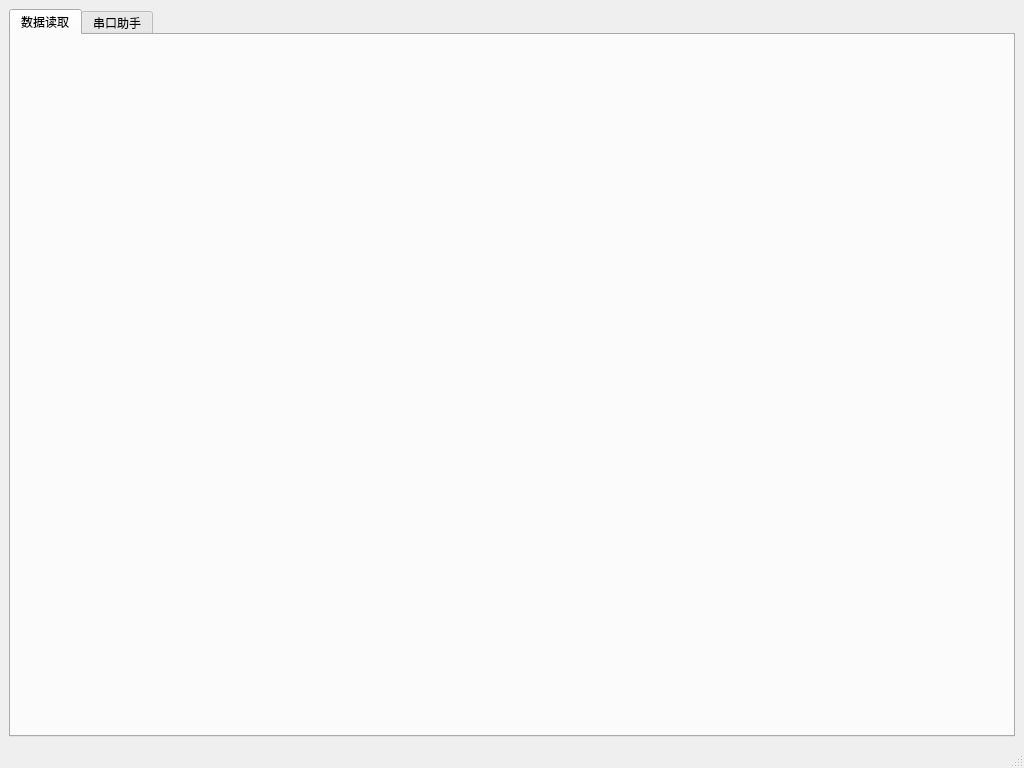
<?xml version="1.0" encoding="UTF-8"?>
<ui version="4.0">
 <class>MainWindow</class>
 <widget class="QMainWindow" name="MainWindow">
  <property name="geometry">
   <rect>
    <x>0</x>
    <y>0</y>
    <width>1024</width>
    <height>768</height>
   </rect>
  </property>
  <property name="sizePolicy">
   <sizepolicy hsizetype="Expanding" vsizetype="Expanding">
    <horstretch>0</horstretch>
    <verstretch>0</verstretch>
   </sizepolicy>
  </property>
  <property name="windowTitle">
   <string>ESP32 Data Analysis Tool Beta V1.1</string>
  </property>
  <property name="toolButtonStyle">
   <enum>Qt::ToolButtonIconOnly</enum>
  </property>
  <widget class="QWidget" name="centralwidget">
   <property name="sizePolicy">
    <sizepolicy hsizetype="Expanding" vsizetype="Expanding">
     <horstretch>0</horstretch>
     <verstretch>0</verstretch>
    </sizepolicy>
   </property>
   <layout class="QGridLayout" name="gridLayout">
    <item row="0" column="0">
     <widget class="QTabWidget" name="tabWidget">
      <property name="sizePolicy">
       <sizepolicy hsizetype="Expanding" vsizetype="Expanding">
        <horstretch>0</horstretch>
        <verstretch>0</verstretch>
       </sizepolicy>
      </property>
      <property name="currentIndex">
       <number>0</number>
      </property>
      <widget class="QWidget" name="window_tab_1">
       <property name="sizePolicy">
        <sizepolicy hsizetype="Expanding" vsizetype="Expanding">
         <horstretch>0</horstretch>
         <verstretch>0</verstretch>
        </sizepolicy>
       </property>
       <attribute name="title">
        <string>数据读取</string>
       </attribute>
      </widget>
      <widget class="QWidget" name="window_tab_2">
       <attribute name="title">
        <string>串口助手</string>
       </attribute>
      </widget>
     </widget>
    </item>
   </layout>
  </widget>
  <widget class="QStatusBar" name="statusbar"/>
  <widget class="QMenuBar" name="menubar">
   <property name="geometry">
    <rect>
     <x>0</x>
     <y>0</y>
     <width>1024</width>
     <height>23</height>
    </rect>
   </property>
  </widget>
 </widget>
 <tabstops>
  <tabstop>tabWidget</tabstop>
 </tabstops>
 <resources/>
 <connections/>
</ui>
